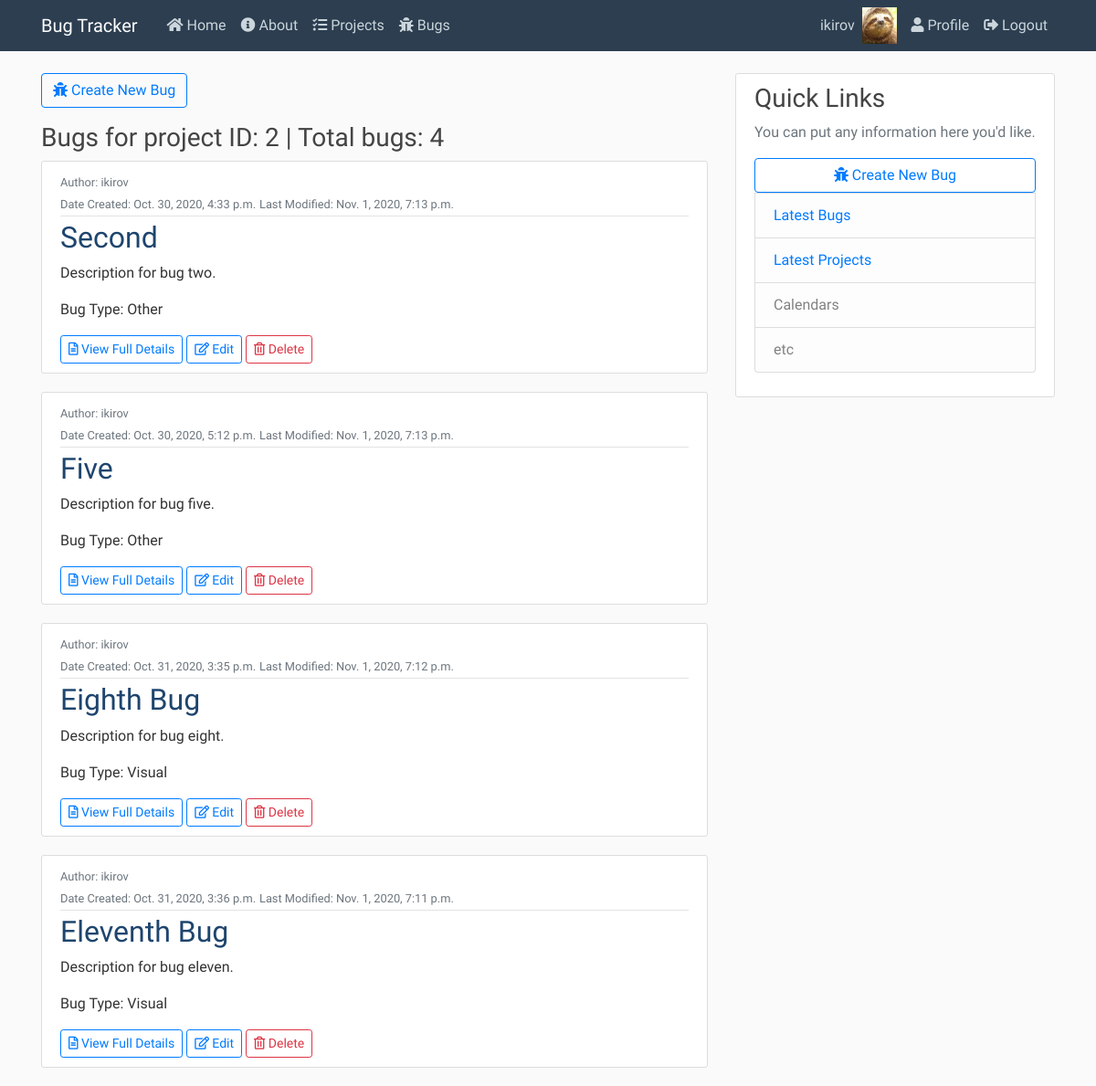
Before: /projects/bugs/project/2 (signed in) with the older database file.
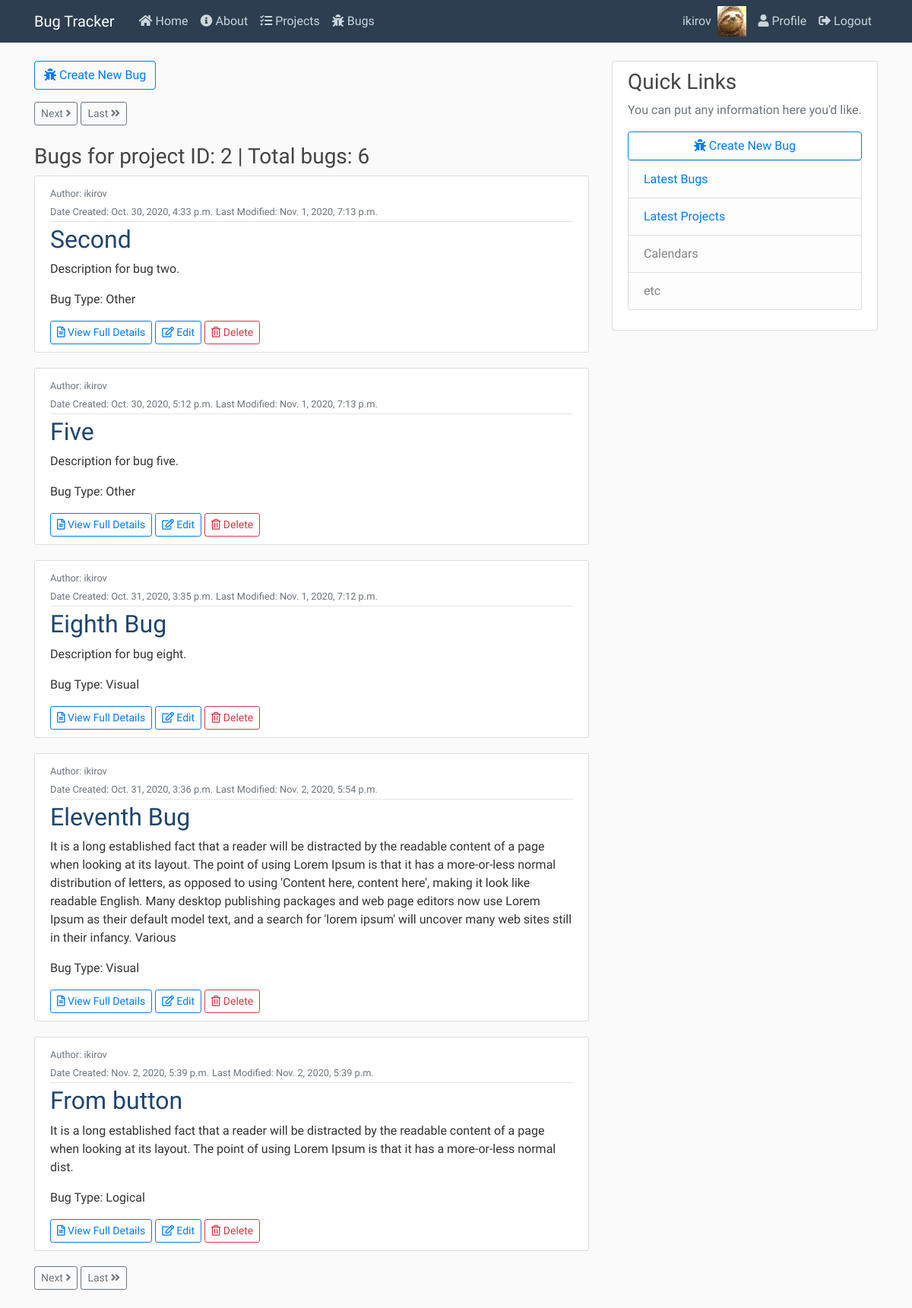
After: the same page with the newer database file.
### users/models.py (models this page shows, shortened)
class Profile(models.Model):
    user = models.OneToOneField(User, on_delete=models.CASCADE)
    image = models.ImageField(default='default.jpg', upload_to='profile_pics')

### projects/models.py (models this page shows, shortened)
class Bug(models.Model):
    author = models.ForeignKey(User, on_delete=models.DO_NOTHING)
    name = models.CharField(max_length=50)
    desc = models.CharField(max_length=2000)
    BUG_TYPES = (
        ('V', 'Visual'),
        ('L', 'Logical'),
        ('O', 'Other'),
    )
    bug_type = models.CharField(max_length=1, choices=BUG_TYPES)
    date_added = models.DateTimeField(auto_now_add=True)
    date_modified = models.DateTimeField(auto_now=True)
    project = models.ForeignKey(Project, on_delete=models.CASCADE)

### projects/views.py (the view)
# urls.py: path('bugs/project/<int:id>', BugProjectListView.as_view(), name="bugs-project"),
class BugProjectListView(LoginRequiredMixin, ListView):
    model = Bug
    paginate_by = 5
    template_name="projects/project_bugs.html"
    def get_queryset(self):
        project = get_object_or_404(Project, id=self.kwargs.get('id'))
        return Bug.objects.filter(project=project)

### projects/templates/projects/project_bugs.html (shortened to what this page needs)
{% extends "status/base.html" %}
{% block content %}
    <p><a class="btn btn-outline-primary" href="{% url 'bugs-create' %}"><i class="fas fa-bug"></i> Create New Bug</a></p>
    {% if is_paginated %}
    {% if page_obj.has_next %}
        <a class="btn btn-outline-secondary btn-sm mb-4" href="?page={{page_obj.next_page_number}}">Next <i class="fas fa-angle-right"></i></a>
        <a class="btn btn-outline-secondary btn-sm mb-4" href="?page={{page_obj.paginator.num_pages}}">Last <i class="fas fa-angle-double-right"></i></a>
    {% endif %}
    {% endif %}
    <h3>Bugs for project ID: {{ view.kwargs.id }} | Total bugs: {{ page_obj.paginator.count }}</h3>
    {% for bug in object_list %}
        <article class="media content-section">
            <div class="media-body">
                <div class="article-metadata">
                    <small class="text-muted">Author: {{ bug.author }}<br/></small>
                    <small class="text-muted">Date Created: {{ bug.date_added }}</small>
                    <small class="text-muted">Last Modified: {{ bug.date_modified }}</small>
                </div>
                <h2><a class="article-title" href="{% url 'bugs-detail' bug.id %}">{{ bug.name }}</a></h2>
                <p>{{bug.desc}}</p>
                <p class="article-content">Bug Type: {{ bug.get_bug_type_display }}</p>
                <a class="btn btn-outline-primary btn-sm" href="{% url 'bugs-detail' bug.id %}"><i class="far fa-file-alt"></i> View Full Details</a>
                <a class="btn btn-outline-primary btn-sm" href="{% url 'bugs-update' bug.id %}"><i class="far fa-edit"></i> Edit</a>
                <a class="btn btn-outline-danger btn-sm" href="{% url 'bugs-delete' bug.id %}"><i class="far fa-trash-alt"></i> Delete</a>
            </div>
        </article>
    {% endfor %}
    {% if is_paginated %}
    {% if page_obj.has_next %}
        <a class="btn btn-outline-secondary btn-sm mb-4" href="?page={{page_obj.next_page_number}}">Next <i class="fas fa-angle-right"></i></a>
        <a class="btn btn-outline-secondary btn-sm mb-4" href="?page={{page_obj.paginator.num_pages}}">Last <i class="fas fa-angle-double-right"></i></a>
    {% endif %}
    {% endif %}
{% endblock content %}

### status/templates/status/base.html (shortened to what this page needs)
{% load static %}
<!DOCTYPE html>
<html lang="en">
<head>
    <link rel="stylesheet" href="https://cdn.jsdelivr.net/npm/bootstrap@4.5.3/dist/css/bootstrap.min.css">
    <link rel="stylesheet" href="{% static 'status/main.css' %}">
    <link rel="stylesheet" href="https://use.fontawesome.com/releases/v5.15.1/css/all.css">
</head>
<body>
    <header class="site-header">
        <nav class="navbar navbar-expand-md navbar-dark bg-arctic-blue fixed-top">
            <div class="container">
            <a class="navbar-brand mr-4" href="{% url 'status-home' %}">Bug Tracker</a>
            <div class="collapse navbar-collapse" id="navbarToggle">
                <div class="navbar-nav mr-auto">
                <a class="nav-item nav-link" href="{% url 'status-home' %}"><i class="fas fa-home"></i> Home</a>
                <a class="nav-item nav-link" href="{% url 'status-about' %}"><i class="fas fa-info-circle"></i> About</a>
                {% if user.is_authenticated %}
                  <a class="nav-item nav-link" href="{% url 'projects-home' %}"><i class="fas fa-tasks"></i> Projects</a>
                  <a class="nav-item nav-link" href="{% url 'bugs-list' %}"><i class="fas fa-bug"></i> Bugs</a>
                {% endif %}
                </div>
                <div class="navbar-nav">
                  {% if user.is_authenticated %}
                    <a class="nav-item nav-link" href="{% url 'profile' %}">{{user.username}}</a>
                    <img src="{{user.profile.image.url}}" style="zoom:15%;" class="mr-5"/>
                    <a class="nav-item nav-link" href="{% url 'profile' %}"><i class="fas fa-user"></i> Profile</a>
                    <a class="nav-item nav-link" href="{% url 'logout' %}"><i class="fas fa-sign-out-alt"></i> Logout</a>
                  {% else %}
                    <a class="nav-item nav-link" href="{% url 'login' %}"><i class="fas fa-sign-in-alt"></i> Login</a>
                    <a class="nav-item nav-link" href="{% url 'register' %}">Register</a>
                  {% endif %}
                </div>
            </div>
            </div>
        </nav>
    </header>
    <main role="main" class="container">
        <div class="row">
          <div class="col-md-8">
            {% block content %}{% endblock %}
          </div>
          <div class="col-md-4">
            <div class="content-section">
              <h3>Quick Links</h3>
              <p class='text-muted'>You can put any information here you'd like.
                <ul class="list-group" style="display: flex; justify-content: center;">
                  <a class="btn btn-outline-primary" href="{% url 'bugs-create' %}"><i class="fas fa-bug"></i> Create New Bug</a>
                  <li class="list-group-item list-group-item-light"><a href="{% url 'bugs-list' %}">Latest Bugs</a></li>
                  <li class="list-group-item list-group-item-light"><a href="{% url 'projects-home' %}">Latest Projects</a></li>
                  <li class="list-group-item list-group-item-light">Calendars</li>
                  <li class="list-group-item list-group-item-light">etc</li>
                </ul>
              </p>
            </div>
          </div>
        </div>
      </main>
</body>
</html>

### status/static/status/main.css (style rules this page uses)
body { background: #fafafa; color: #333333; margin-top: 5rem; font-family: 'Abel', sans-serif; }
h1, h2, h3, h4, h5, h6 { color: #444444; }
ul { margin: 0; }
.bg-arctic-blue { background-color: #2C3E50; }
.site-header .navbar-nav .nav-link { color: #cbd5db; }
.content-section { background: #ffffff; padding: 10px 20px; border: 1px solid #dddddd; border-radius: 3px; margin-bottom: 20px; }
.article-title { color:#1E456E; }
.article-content { white-space: pre-line; }
.article-metadata { padding-bottom: 1px; margin-bottom: 4px; border-bottom: 1px solid #e3e3e3 }

Changed rows visible on the page:
changed Bug "Eleventh Bug": date_modified "Nov. 1, 2020, 7:11 p.m." → "Nov. 2, 2020, 5:54 p.m."; desc "Description for bug eleven." → "It is a long established fact that a reader will be distracted by the readable content of a page when looking at its layout. The point of using Lorem Ipsum is that it has a more-or-less normal distribution of letters, as opposed to using 'Content here, content here', making it look like readable English. Many desktop publishing packages and web page editors now use Lorem Ipsum as their default model text, and a search for 'lorem ipsum' will uncover many web sites still in their infancy. Various"
added Bug: author "ikirov", date_added "Nov. 2, 2020, 5:39 p.m.", date_modified "Nov. 2, 2020, 5:39 p.m.", name "From button", desc "It is a long established fact that a reader will be distracted by the readable content of a page when looking at its layout. The point of using Lorem Ipsum is that it has a more-or-less normal dist.", bug_type "Logical"
Other visible differences:
{{ page_obj.paginator.count }}: "4" → "6"
text now shown: "Next Last Next Last"
